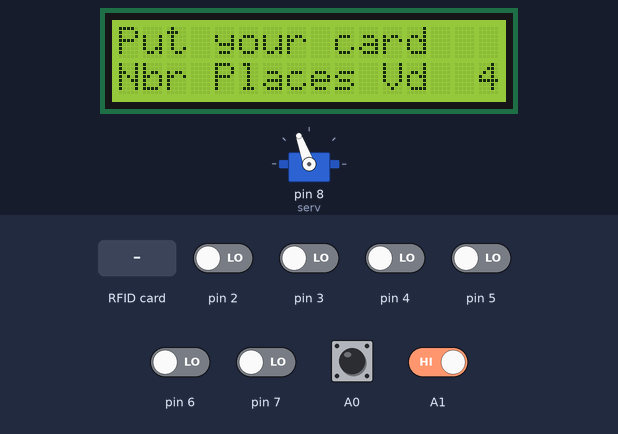
Recording of a sketch running on a simulated Arduino Uno, built with avr-gcc and run on an emulated ATmega328P. Parts: 16×2 character LCD, servo. Inputs (shaded band) come from the test bench; at power-on: A0, A1 HIGH, pin 2–7 LOW. What the sketch prints to the serial monitor is not drawn.

Above: at 1.3 s.
1.4 s: A1 driven LOW
At 2.7 s:
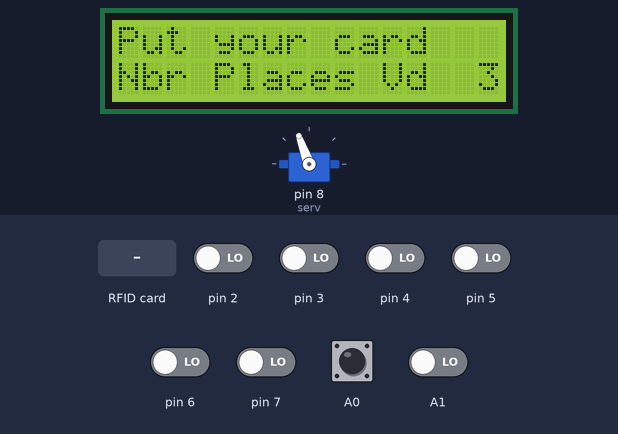
3.1 s: RFID card 5E 7A 19 C4 held to the reader
Timing chart, 0 to 6.1 s (numbered marks = the images above; inputs shaded):
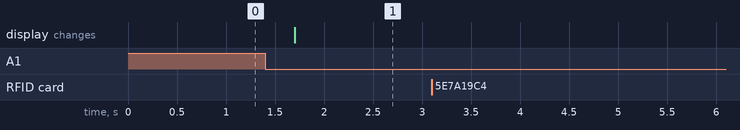

The sketch:

Code_part.ino
```cpp
#include <LiquidCrystal_I2C.h>
#include <MFRC522.h>
#include <SPI.h>
#include <Servo.h>
#include <Wire.h>

int nbr_Places_vides = 4, pos = 110, disponibilite=1;
bool INP = false; // INP = incrementerNbrplaces
bool DNP = false; // DNP = decrementerNbrplaces

LiquidCrystal_I2C lcd(0x27, 16, 2);
MFRC522 mfrc522(10, 9);
Servo serv;

void setup() {
  Serial.begin(9600);
  lcd.begin();
  pinMode(A0, INPUT);
  pinMode(A1, INPUT);
  pinMode(2, INPUT);
  pinMode(3, INPUT);
  // pinMode(4, INPUT);
  // pinMode(5, INPUT);
  pinMode(6, INPUT);
  pinMode(7, INPUT);
  SPI.begin();
  mfrc522.PCD_Init();
  serv.attach(8);
  serv.write(pos);
}

void loop() {
  lcd.setCursor (0,0);
  lcd.print("Put your card");
  lcd.setCursor (0,1);
   lcd.print("Nbr Places Vd");
   lcd.setCursor (15,1);
   lcd.print(nbr_Places_vides);

  if (digitalRead(A1) == LOW && !DNP && nbr_Places_vides>0) {
    nbr_Places_vides -= 1;
    DNP = true;
  } else if (digitalRead(A1) == HIGH && DNP) {
    DNP = false;
  }

  if (digitalRead(A0) == LOW && !INP && nbr_Places_vides<4) {
    nbr_Places_vides += 1;
    INP = true;
  }
   else if (digitalRead(A0) == HIGH && INP) {
    INP = false;
  }


  if (mfrc522.PICC_IsNewCardPresent() && mfrc522.PICC_ReadCardSerial()) {
    String tag = "";
    byte letter;
    for (byte i = 0; i < mfrc522.uid.size; i++) {
      tag.concat(String(mfrc522.uid.uidByte[i] < 0x10 ? "0" : ""));
      tag.concat(String(mfrc522.uid.uidByte[i], HEX));
      if (i < mfrc522.uid.size - 1) {
        tag.concat(" ");
      }
    }
    Serial.print("{\"tag\":\"");
    Serial.print(tag);
    Serial.print("\"}");
    Serial.println();

    if (Serial.available()) {
      String data = Serial.readString();
      int result = data.startsWith("n");
      if (strstr(data.c_str(), "true") != NULL && nbr_Places_vides > 0) {
        lcd.clear();
        lcd.print("Allowed Access");
        serv.write(0);
        delay(2000);
        serv.write(pos);
        lcd.clear();
      } else if (strstr(data.c_str(), "true") != NULL && nbr_Places_vides == 0){
         lcd.clear();
        lcd.print("Allowed Access");
        lcd.setCursor(0,1);
        lcd.print("But Parking full");
        delay(1000);
        lcd.clear();
      }
      else{
        lcd.clear();
        lcd.print("Access Denied");
        delay(1000);
        lcd.clear();
      }
    }
  }
    places_state();
}

void places_state() {
  for (int i=2 ; i<=7 ; i++){
    if(digitalRead(i) == LOW){
      disponibilite = 0;
    Serial.print("{\"disponibilite\":");
    Serial.print(disponibilite);
    Serial.print(",\"id\":");
    Serial.print((i-1));
    Serial.println("}");
  }else if(digitalRead(i) == HIGH){
    disponibilite = 1;
    Serial.print("{\"disponibilite\":");
    Serial.print(disponibilite);
    Serial.print(",\"id\":");
    Serial.print((i-1));
    Serial.println("}");
  }
}
}
```

Measured:
- after the input at 1.4 s, the display: changes after 0.30 s (image 1)
- after the input at 3.1 s, every drawn part: stays the same
